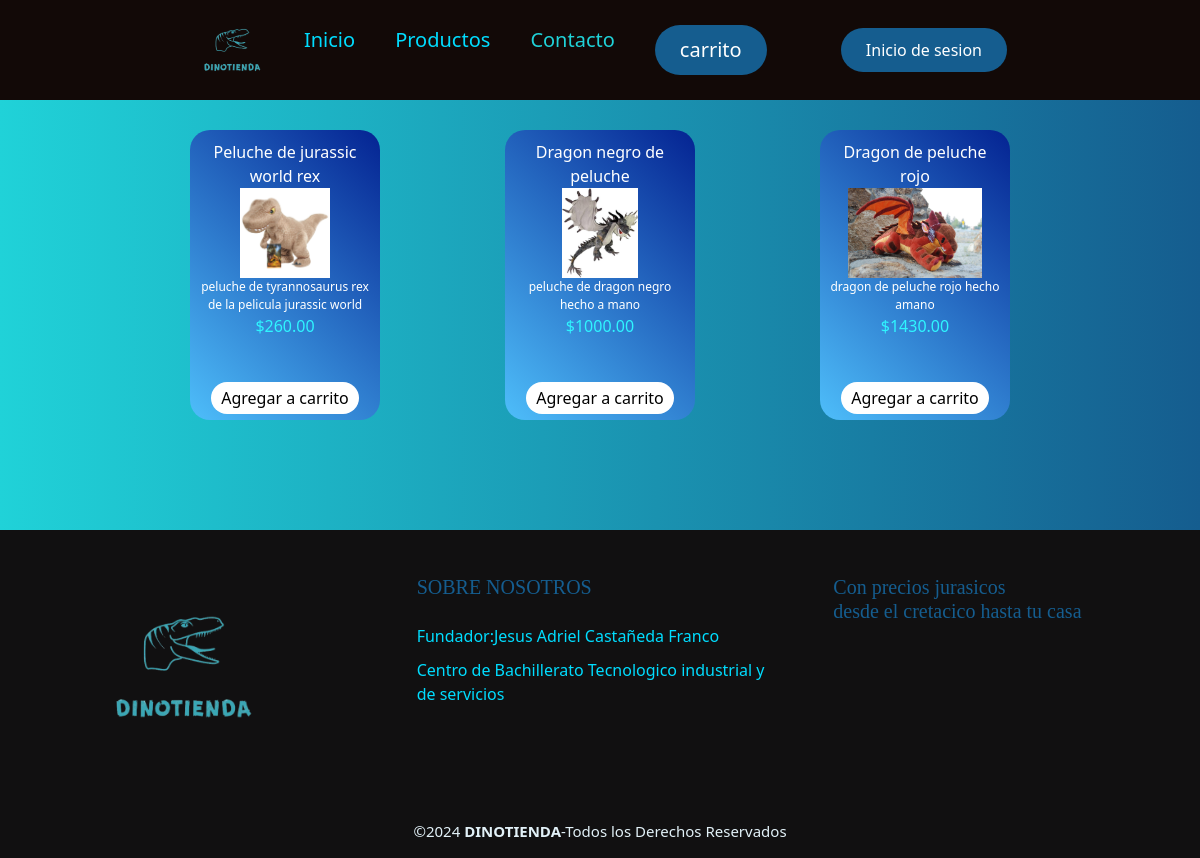
Screenshot of /Peluches.php with the database file from the repository.
### tables this page shows
CREATE TABLE `productos` (
  `id` int(11) NOT NULL,
  `categoria` varchar(100) NOT NULL,
  `nombre` varchar(100) NOT NULL,
  `id_prov` int(10) NOT NULL,
  `cantidad` int(10) NOT NULL,
  `precio` decimal(10,2) DEFAULT NULL,
  `descripcion` varchar(200) NOT NULL,
  `id_suc` int(12) NOT NULL,
  `imagen` varchar(50) NOT NULL
);

### Peluches.php (the view, shortened to what this page needs)
<!DOCTYPE html>
<html>
<head>
    <link rel="stylesheet" href="styles.css?v=1.0">
    <link href="https://cdn.jsdelivr.net/npm/bootstrap@5.3.3/dist/css/bootstrap.min.css" rel="stylesheet">
</head>
<body>
<header class="header">
        <div class="logo">
            <a href="index.php"><img src="img/logo1.png"></a>
        </div>
    <nav><ul class="nav">
            <li><a href="index.php">Inicio</a>
            <li><a href="Productos.php">Productos</a>
                <li><div class="boton-popup">
                <label style="color:#20d2d8;" for="btn-popup">
                    Contacto
                </label>
            </div></li>
            <li><a href="carrito.php" class="btn-c"><button>carrito</button></a></li>
        </ul>
    </nav>
    <?php
        if (!isset($_SESSION['users'])) {
        echo '<a href="inicio.php" class="btn"><button>Inicio de sesion</button></a>';
        } else {
        echo '<p class="bienvenido">Bienvenid@, ' . htmlspecialchars($_SESSION['users']) . '</p>';
        echo '<p><br></p>';
        echo '<a href="cerrarsesion.php" class="btn"><button>Cerrar Sesión</button></a>';
    }?>
    </header>
    <div class="productos">
        <?php
        include("db.php");
        $categoria="Peluches";
        if($categoria=="Peluches"){
        $sql=$conn->query("SELECT *FROM productos WHERE categoria='$categoria'");
        while($datos=$sql->fetch_object()){?>
        <div class="ss">
        <div class="nombre-p"><?=htmlspecialchars($datos->nombre)?></div>
        <img src="<?=htmlspecialchars($datos->imagen)?>" alt="" class="imagen-p">
        <div class="desc"><?=htmlspecialchars($datos->descripcion)?></div>
        <div class="precio-p">$<?=htmlspecialchars($datos->precio)?></div><br>
        <div class="id-p">$<?=htmlspecialchars($datos->id)?></div><br>
        <a class="boton-cart" href='carrito.php?id=<?=htmlspecialchars($datos->id)?>'>Agregar a carrito</a>
        </div>
        <?php
        }
    }
        ?>
    </div>
    <footer class="pie-pagina" style="margin-top: 100px;">
    <div class="grupo-1">
        <div class="box">
            <figure>
                <a href="#">
                    <img src="img/logo1.png" alt="logo footer">
                </a>
            </figure>
        </div>
        <div class="box">
            <h2>SOBRE NOSOTROS</h2>
            <p>Fundador:Jesus Adriel Castañeda Franco</p>
            <p>Centro de Bachillerato Tecnologico industrial y de servicios</p>
        </div>
        <div class="box">
            <h2>Con precios jurasicos<br>desde el cretacico hasta tu casa</h2>
        </div>
    </div>
    <div class="grupo-2">
        <small>&copy;2024 <b>DINOTIENDA</b>-Todos los Derechos Reservados</small>
    </div>
    </footer>
</body>
</html>

### styles.css (style rules this page uses)
* { box-sizing: border-box; margin: 0; padding: 0; }
body { background: linear-gradient(to right, #20d2d8, #155d8f); }
.header { background-color: #120907; display: flex; justify-content: flex-start; align-items: center; height: 100px; padding: 5px 15%; margin-bottom: 20px; }
.header .logo { cursor: default; }
.header .logo img { height: 70px; width: auto; transition: all 0.3s; }
.header .nav { transition: 0.3s; list-style: none; }
.header .nav li { transition: 0.3s; display: inline-block; padding: 0 20px; color: #00ddff; }
.header .nav a { font-size: 20px; color: #00ddff; text-decoration: none; }
.header .nav .btn-c button, .header button { font-weight: 200; color: rgb(255, 255, 255); padding: 10px 25px; border: none; border-radius: 50px; }
.header .nav .btn-c button { background-color: #155d8f; }
.header button { background-color: #155d8f; }
.header .btn { margin-left: auto; }
h2 { font-family: "Yatra One", serif; }
.productos { display: flex; flex-wrap: wrap; justify-content: space-between; margin: 0 auto; margin-top: 20px; width: 70vw; }
.ss { width: calc(25% - 20px); margin: 10px; text-align: center; border-radius: 20px; background: linear-gradient(45deg, rgb(78, 190, 250), rgb(4, 35, 146)); padding: 10px; transition: 0.2s; }
@media screen and (max-width: 1200px) { .ss { width: calc(25% - 20px); } }
.ss .imagen-p { min-height:40px; max-height:90px; }
.ss .desc { font-size: 12px; }
.ss .boton-cart { bottom:10px; background-color: #ffffff; color: #000000; text-decoration: none; border-radius: 20px; padding: 5px 10px; transition: 0.3s; }
.ss .nombre-p { color: rgb(255, 255, 255); }
.ss .desc { color:white; }
.ss .precio-p { color: #2ff5ff; }
.boton-popup label { transition: all 300ms ease; font-size: 20px; color: #00a873; cursor: pointer; }
p { color:#ab8aff; }
label { cursor: pointer; }
.pie-pagina { margin-top: 20px; background-color: #111011; bottom: 0px; width: 100%; }
.pie-pagina .grupo-1 { width: 100%; max-width: 1200px; margin: auto; display: grid; grid-template-columns: repeat(3, 1fr); grid-gap: 50px; padding: 45px 0px; }
.pie-pagina .grupo-1 .box figure { width: 100%; height: 100%; display: flex; justify-content: center; align-items: center; }
.pie-pagina .grupo-1 .box img { width: 250px; }
.pie-pagina .grupo-1 .box h2 { color: #155d8f; margin-bottom: 25px; font-size: 20px; }
.pie-pagina .grupo-1 .box p { color: #00ddff; margin-bottom: 10px; }
.pie-pagina .grupo-2 { background-color: #111011; padding: 15px 10px; text-align: center; color: #e2f1f8; }
.pie-pagina .grupo-2 small { font-size: 15px; }

### rows the page displays
productos: nombre "Peluche de jurassic world rex", imagen (picture), descripcion "peluche de tyrannosaurus rex de la pelicula jurassic world", precio "260.00"
productos: nombre "Dragon negro de peluche", imagen (picture), descripcion "peluche de dragon negro hecho a mano", precio "1000.00"
productos: nombre "Dragon de peluche rojo", imagen (picture), descripcion "dragon de peluche rojo hecho amano", precio "1430.00"
